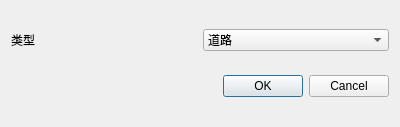
<?xml version="1.0" encoding="UTF-8"?>
<ui version="4.0">
 <class>QAddSegmentDialog</class>
 <widget class="QDialog" name="QAddSegmentDialog">
  <property name="geometry">
   <rect>
    <x>0</x>
    <y>0</y>
    <width>400</width>
    <height>127</height>
   </rect>
  </property>
  <property name="windowTitle">
   <string>Dialog</string>
  </property>
  <layout class="QGridLayout" name="gridLayout">
   <item row="0" column="0">
    <layout class="QHBoxLayout" name="horizontalLayout">
     <item>
      <widget class="QLabel" name="label">
       <property name="text">
        <string>类型</string>
       </property>
      </widget>
     </item>
     <item>
      <widget class="QComboBox" name="comboBox">
       <item>
        <property name="text">
         <string>道路</string>
        </property>
       </item>
       <item>
        <property name="text">
         <string>广场</string>
        </property>
       </item>
      </widget>
     </item>
    </layout>
   </item>
   <item row="1" column="0">
    <widget class="QDialogButtonBox" name="buttonBox">
     <property name="orientation">
      <enum>Qt::Horizontal</enum>
     </property>
     <property name="standardButtons">
      <set>QDialogButtonBox::Cancel|QDialogButtonBox::Ok</set>
     </property>
    </widget>
   </item>
  </layout>
 </widget>
 <resources/>
 <connections>
  <connection>
   <sender>buttonBox</sender>
   <signal>accepted()</signal>
   <receiver>QAddSegmentDialog</receiver>
   <slot>accept()</slot>
   <hints>
    <hint type="sourcelabel">
     <x>248</x>
     <y>254</y>
    </hint>
    <hint type="destinationlabel">
     <x>157</x>
     <y>274</y>
    </hint>
   </hints>
  </connection>
  <connection>
   <sender>buttonBox</sender>
   <signal>rejected()</signal>
   <receiver>QAddSegmentDialog</receiver>
   <slot>reject()</slot>
   <hints>
    <hint type="sourcelabel">
     <x>316</x>
     <y>260</y>
    </hint>
    <hint type="destinationlabel">
     <x>286</x>
     <y>274</y>
    </hint>
   </hints>
  </connection>
 </connections>
</ui>
